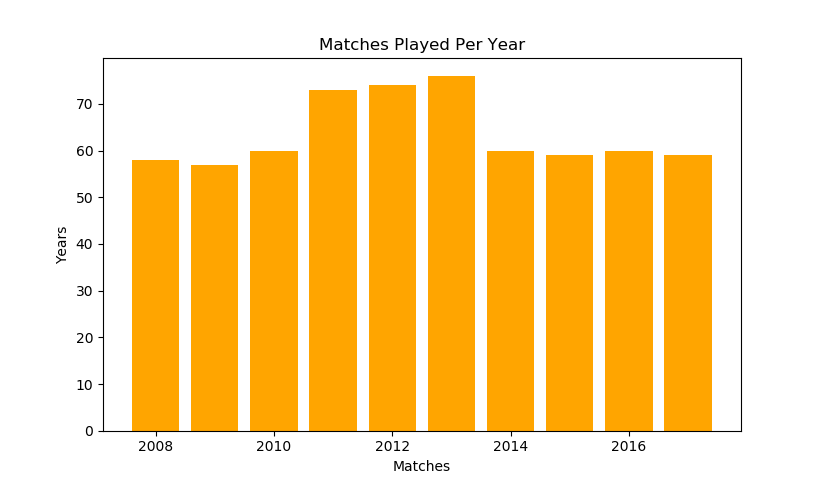

Write the Python code that produced this figure.
from main import read_matches as matches
import matplotlib.pyplot as plt

# matches = read_matches()                # importing list of per match status


def matches_played_per_year(matches):
    mppy = {}                           # Matches played per year
    for pys in matches:                 # per year status
        if pys['season'] in mppy:
            mppy[pys['season']] += 1
        else:
            mppy[pys['season']] = 1

    match = {}                          # Sorted according to year
    for key in sorted(mppy.keys()):
        match[int(key)] = mppy[key]

    return match


def plot_matches_played_per_year(matches_per_year):
    years = []
    matches_played = []

    for year in matches_per_year:
        years.append(year)              # Years in list
        # matches in list
        matches_played.append(matches_per_year[year])

    plt.bar(years, matches_played, color='orange')

    plt.ylabel('Years')
    plt.xlabel('Matches')

    plt.title('Matches Played Per Year')
    plt.show()


def compute_and_plot_matches_played_per_year(matches):
    matches_per_year = matches_played_per_year(matches)
    plot_matches_played_per_year(matches_per_year)
